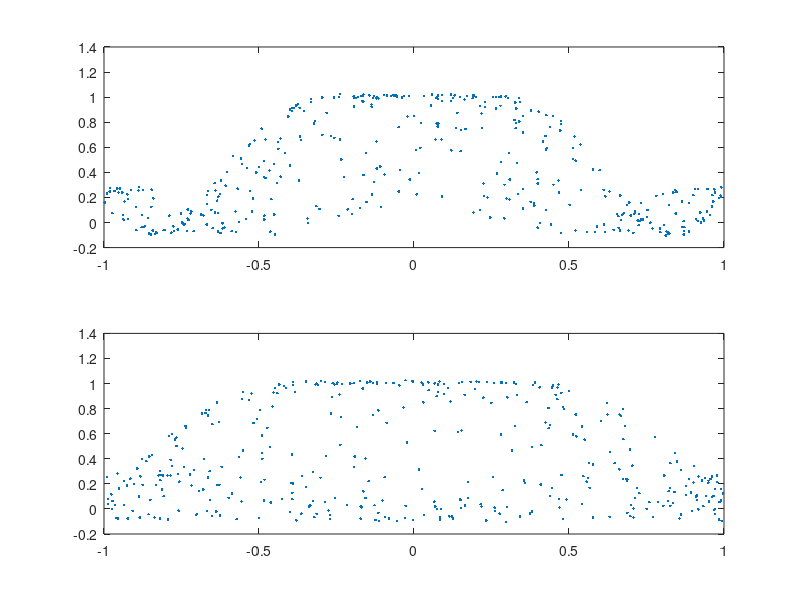

Write the MATLAB code that produced this figure. (Note: this script raises an error after producing the figure.)
clear
close all
clc

addpath('..\Core\')

%% Producing simulations of the 2D sinc function

omega = 2*pi;
sigmaW2 = 1e-4;

n = 2;
N = 4e2;
x = 2*rand(2,N) - 1;
L = 0.5*[2 0; 0 1];
r = diag(x'*L*x);
f = sin( omega*r )./(omega*r) + 0.1*atan( omega*r );
y = f' + sqrt(sigmaW2)*randn(1,N);

Ntrain = N;
X = x(:,1:Ntrain);
Y = y(1:Ntrain);

figure
subplot(211)
plot(x(1,:),y,'.')

subplot(212)
plot(x(2,:),y,'.')

%% Extracting a sub-sample for the sparse GPR method
close all
clc

m = 50;
ind = UniformSpaceSampling(X,m);                                            % Random sample from the full data set
indices = false(1,Ntrain);
indices(ind) = true;

plot(X(1,:),X(2,:),'.','Color',0.75*ones(3,1))
hold on
plot(X(1,ind),X(2,ind),'X')

%% Calculating the GPR with sparse covariance approximations
close all
clc

%-- Optimizing based on the full covariance matrix
theta0 = ones(n+2,1);
tic
[hyperP1,lnL1] = optimize_gpr( X, Y, theta0 );
toc

%%-- Optimizing based on the Subset of Regressors approach
Method1 = 'SoR';
tic
[hyperP2,lnL2] = optimize_gpr( X, Y, theta0, Method1, indices );
toc

%%-- Optimizing based on the Subset of Regressors approach
Method2 = 'SoD';
tic
[hyperP3,lnL3] = optimize_gpr( X, Y, theta0, Method2, indices );
toc

%% Evaluate the obtained models
close all
clc

Ngrid = 20;
[x1,x2] = ndgrid(linspace(-1,1,Ngrid));
x_test = [x1(:)'; x2(:)'];
r = diag(x_test'*L*x_test);
f_test = sin( omega*r )./(omega*r) + 0.1*atan( omega*r );
y_test = f_test' + sqrt(sigmaW2)*randn(1,Ngrid^2);

%-- Predictions from the full covariance GPR
tic
[yh{1},varY{1}] = gpr_predict( x_test, X, Y, hyperP1 );
toc

%-- Predictions from the Subset of Regressors method
tic
[yh{2},varY{2}] = gpr_predict( x_test, X, Y, hyperP2, Method1, indices );
toc

%-- Predictions from the Subset of Data method
tic
[yh{3},varY{3}] = gpr_predict( x_test, X, Y, hyperP3, Method2, indices );
toc

%-- Predictions from the Projected Process method
Method3 = 'PP';
tic
[yh{4},varY{4}] = gpr_predict( x_test, X, Y, hyperP2, Method3, indices );
toc

%% Plotting the results
close all
clc


figure('Position',[100 100 1200 900])

subplot(2,3,1)
surf(x1,x2,reshape(f_test,Ngrid,Ngrid))
view(30,45)
for i=1:4
    subplot(2,3,i+1)
    surf(x1,x2,reshape(yh{i},Ngrid,Ngrid))
    view(30,45)
end